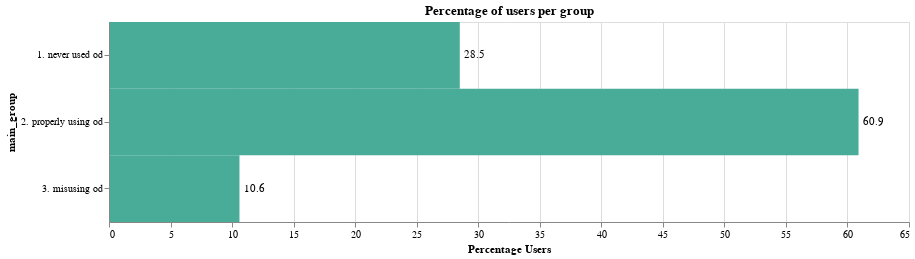

Write notebook code for a chart like this one.
### Code cell
af.bar_single_label(
    df_main_group_filter, af.teal, "Percentage Users:Q", "main_group:N", 800, 200, "y"
).properties(title="Percentage of users per group")

### Figure 1 — Vega-Lite specification as saved in the notebook (floating-point values rounded to 4 significant figures)
{"config": {"view": {"continuousWidth": 400, "continuousHeight": 300}}, "layer": [{"mark": {"type": "rect", "color": "#48AC98"}, "encoding": {"x": {"type": "quantitative", "field": "Percentage Users"}, "y": {"type": "nominal", "field": "main_group", "sort": "y"}}, "height": 200, "width": 800}, {"mark": {"type": "text", "align": "center", "baseline": "middle", "dx": 15}, "encoding": {"text": {"type": "quantitative", "field": "Percentage Users"}, "x": {"type": "quantitative", "field": "Percentage Users"}, "y": {"type": "nominal", "field": "main_group", "sort": "y"}}, "height": 200, "width": 800}], "data": {"name": "data-0669ff8fb0a82dadae08e2ac757744e0"}, "title": "Percentage of users per group", "$schema": "https://vega.github.io/schema/vega-lite/v4.8.1.json", "datasets": {"data-0669ff8fb0a82dadae08e2ac757744e0": [{"main_group": "1. never used od", "user_created": 42359, "product_id": 42359, "first_enabled": 42359, "last_enabled": 42359, "possible_enabled_days": 42359, "enabled_days_count": 42359, "disabled_days": 42359, "using_days_count": 42359, "disabled_status": 42359, "arrears_type": 42359, "od_usage_status": 42359, "perc_days_using_od": 42359, "enabled_more_than_30days": 42359, "first_enabled_year": 42359, "Percentage Users": 28.5}, {"main_group": "2. properly using od", "user_created": 90680, "product_id": 90680, "first_enabled": 90680, "last_enabled": 90680, "possible_enabled_days": 90680, "enabled_days_count": 90680, "disabled_days": 90680, "using_days_count": 90680, "disabled_status": 90680, "arrears_type": 90680, "od_usage_status": 90680, "perc_days_using_od": 90680, "enabled_more_than_30days": 90680, "first_enabled_year": 90680, "Percentage Users": 60.9}, {"main_group": "3. misusing od", "user_created": 15826, "product_id": 15826, "first_enabled": 15826, "last_enabled": 15826, "possible_enabled_days": 15826, "enabled_days_count": 15826, "disabled_days": 15826, "using_days_count": 15826, "disabled_status": 15826, "arrears_type": 15826, "od_usage_status": 15826, "perc_days_using_od": 15826, "enabled_more_than_30days": 15826, "first_enabled_year": 15826, "Percentage Users": 10.6}]}}
